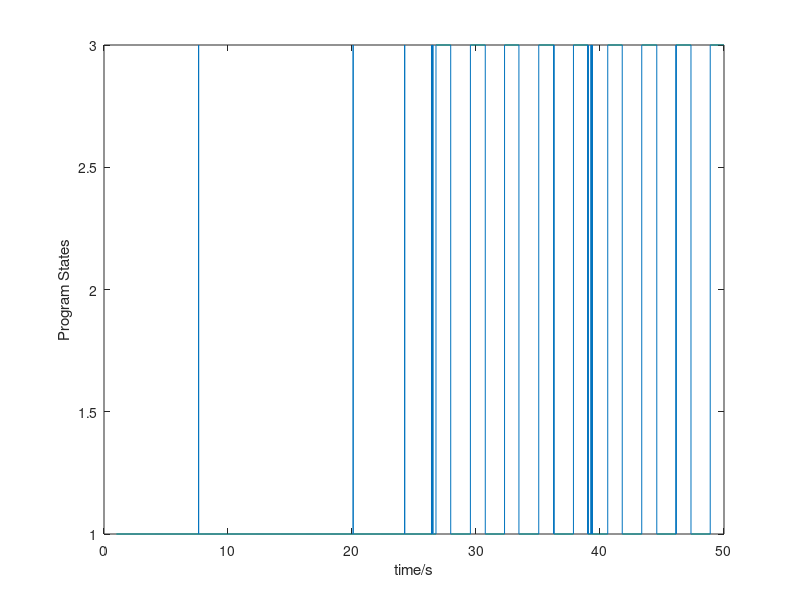

Write the MATLAB code that produced this figure. (Note: this script raises an error after producing the figure.)
load('./tmp/yfit1mix.mat');
winsize=200;
M=zeros(length(yfit1)-winsize,1);
for i=1:(length(yfit1)-winsize)
M(i,1)=mode(yfit1(i:i+winsize,1));
end
xlin=linspace(1,50,length(M));
figure,plot(xlin,M);
t1=xlabel('time/s');
t2=ylabel('Program States');
t1.FontSize=16;
t2.FontSize=16;
ylim([0,4]);